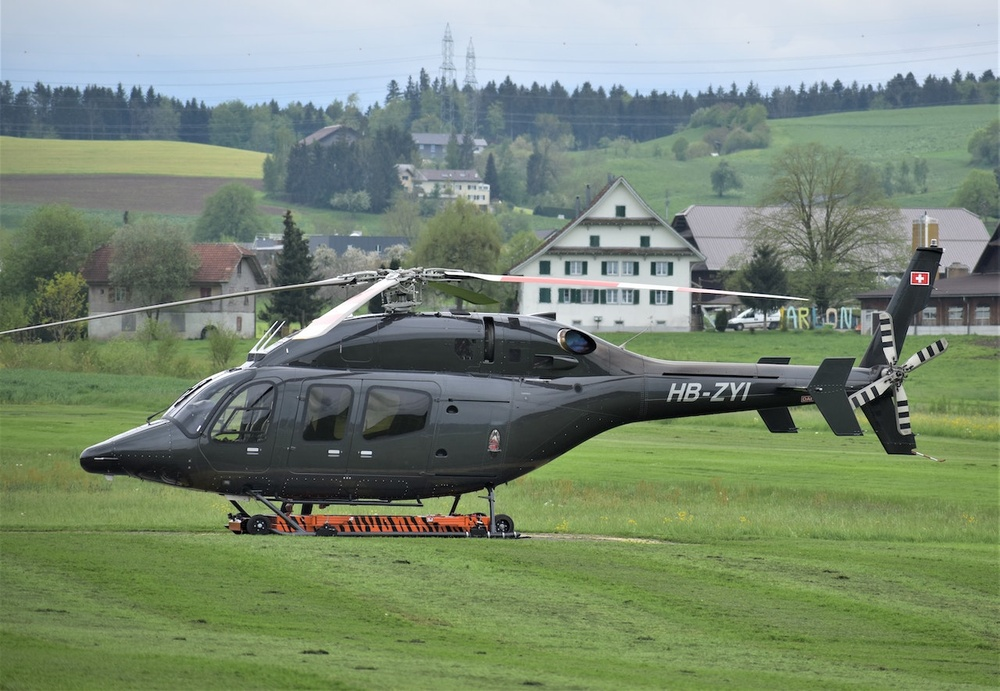
#> input picture images&video_resource/Helikopter.jpg, 1000 x 691 px, shrunk from 1280 x 884 before the run, found by its file name
$ python '30-Kalınlaştırma_Dilation.py'
#> lines starting #> are read from the running program, lines starting #| are printed output that depends on the picture
import cv2
import numpy as np

img = cv2.imread("Helikopter.jpg",0)
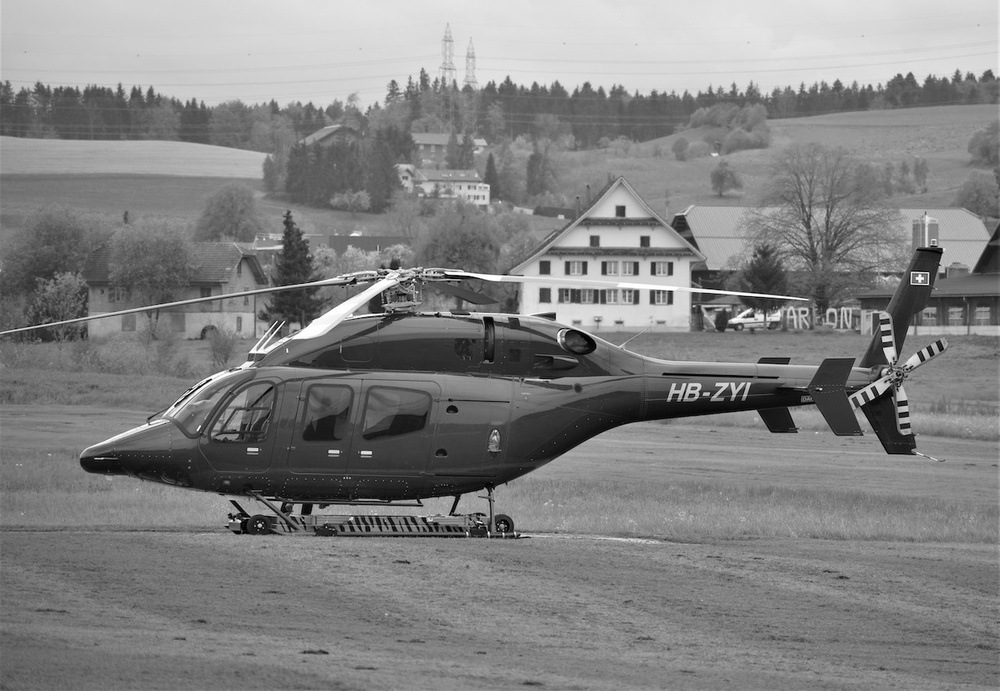
#> img: shape (691, 1000); min 0, max 255, mean 129.7

kernel = np.ones((7,7),dtype=np.uint8)
dilation = cv2.dilate(img,kernel,iterations=1)
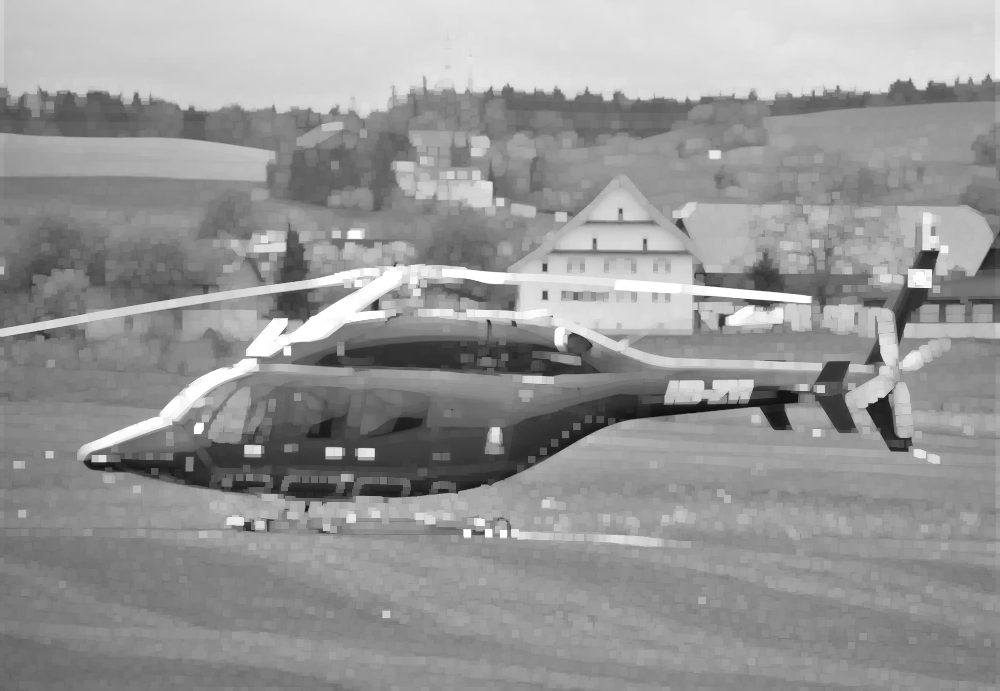
#> dilation: shape (691, 1000); min 16, max 255, mean 150.8
opening = cv2.morphologyEx(img,cv2.MORPH_OPEN,kernel) #resimdeki gürültüleri azaltır
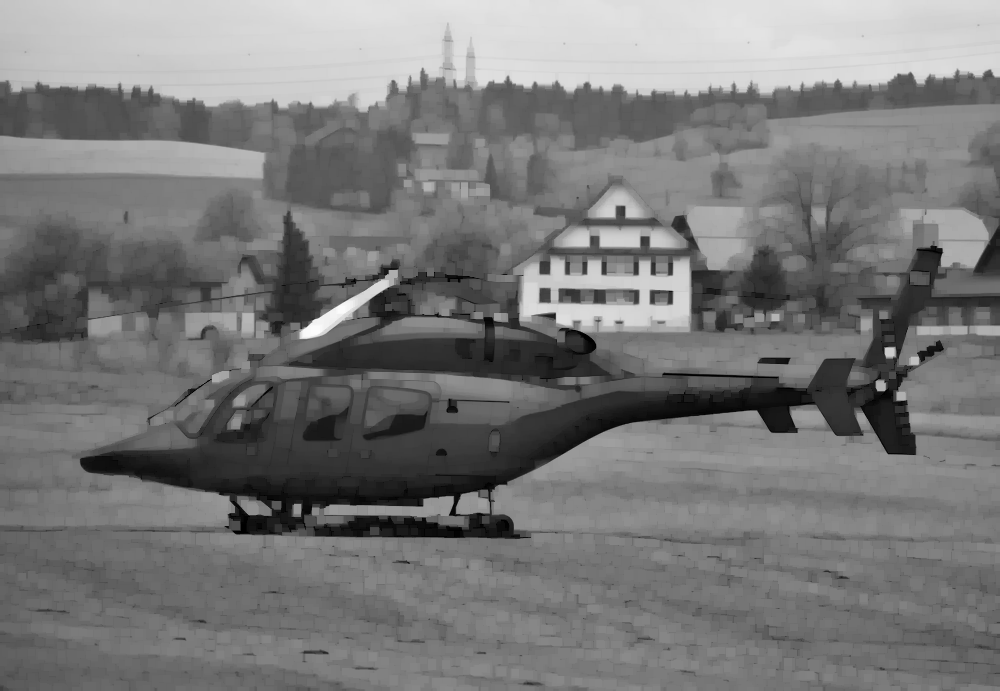
#> opening: shape (691, 1000); min 0, max 251, mean 120.6
closing = cv2.morphologyEx(img,cv2.MORPH_CLOSE,kernel) # resimdeki uyumsuzluklar giderilir
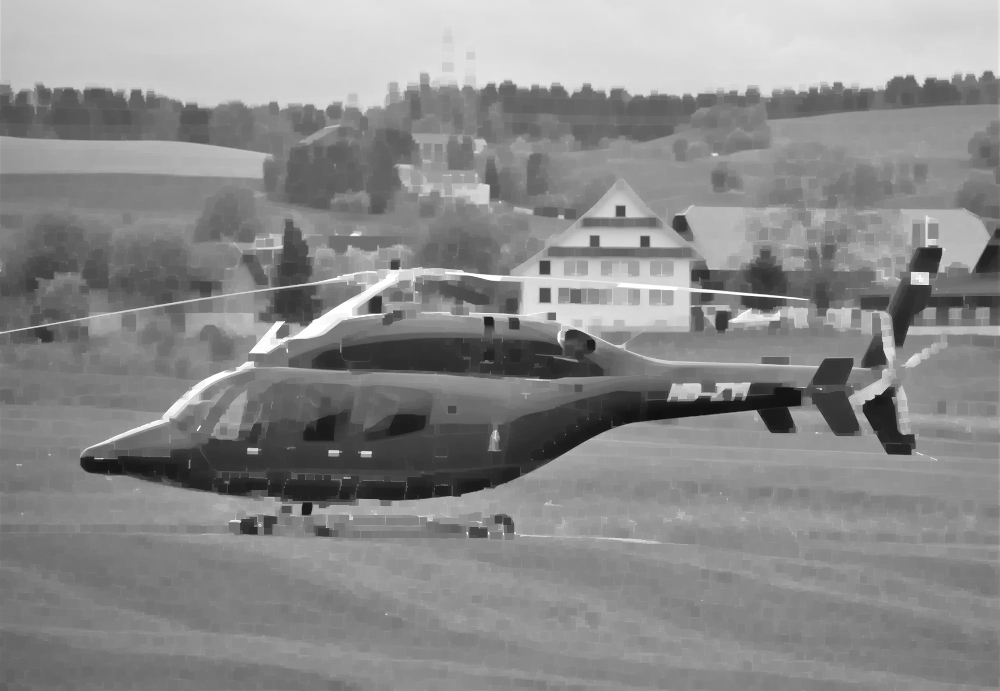
#> closing: shape (691, 1000); min 16, max 255, mean 138.5
gradient = cv2.morphologyEx(img,cv2.MORPH_GRADIENT,kernel) # resmi çerçeve olarak çizer
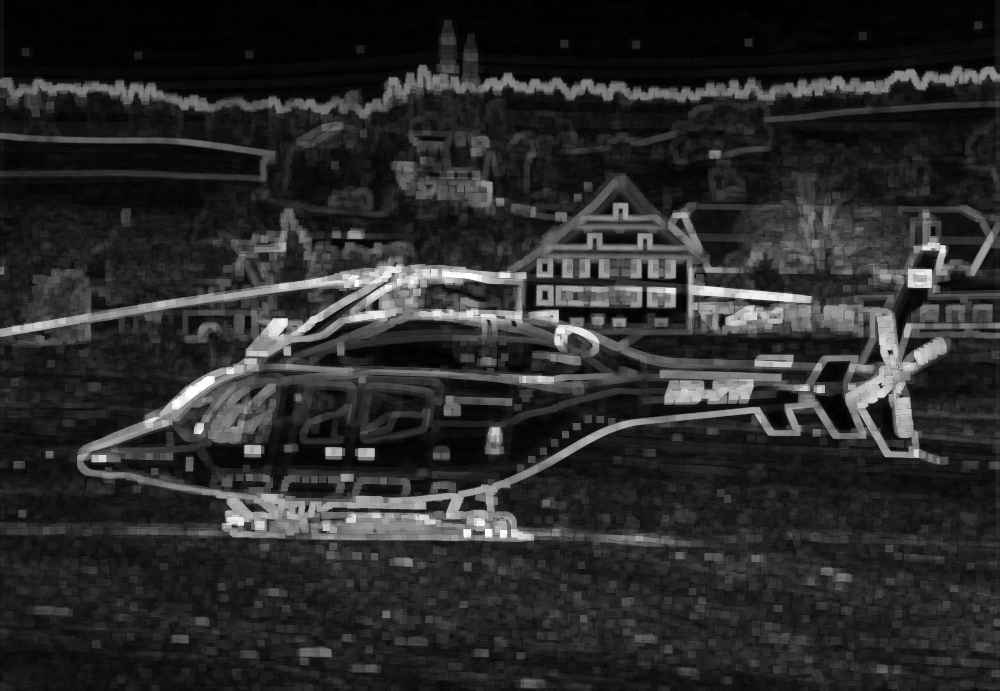
#> gradient: shape (691, 1000); min 0, max 255, mean 42.7
tophad = cv2.morphologyEx(img,cv2.MORPH_TOPHAT,kernel)
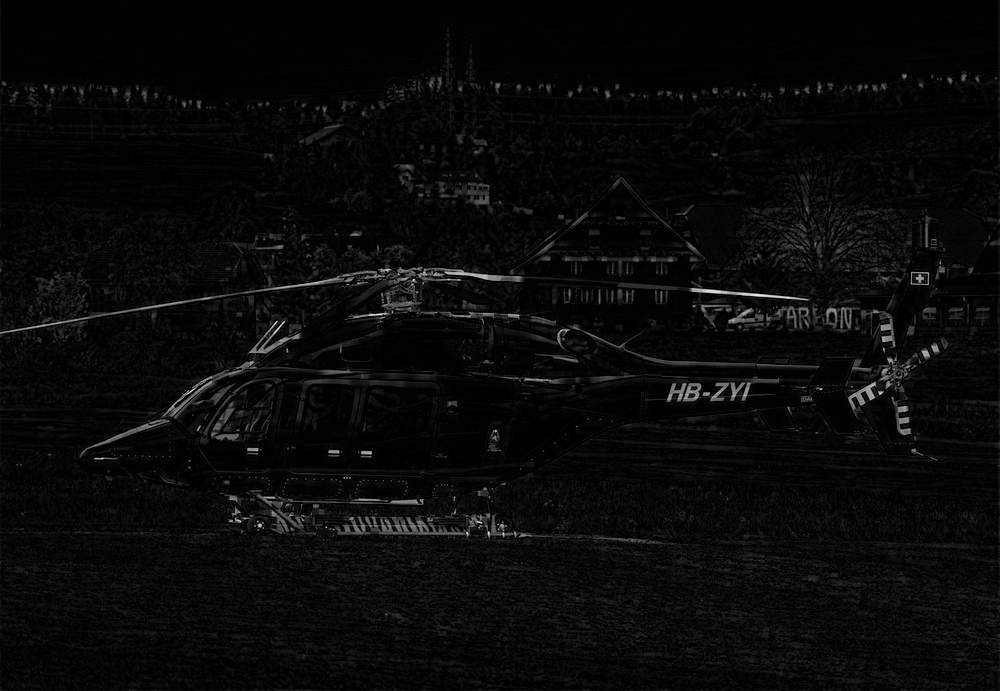
#> tophad: shape (691, 1000); min 0, max 241, mean 9.1

cv2.imshow("image",img)
cv2.imshow("dilation",dilation)
cv2.imshow("opening",opening)
cv2.imshow("closing",closing)
cv2.imshow("gradient",gradient)
cv2.imshow("tophat",tophad)

cv2.waitKey(0)
cv2.destroyAllWindows()
